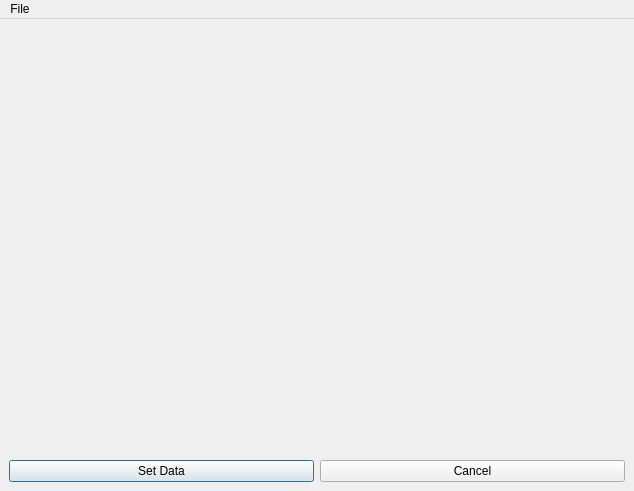
<?xml version="1.0" encoding="UTF-8"?>
<ui version="4.0">
 <class>DataInput</class>
 <widget class="QMainWindow" name="DataInput">
  <property name="geometry">
   <rect>
    <x>0</x>
    <y>0</y>
    <width>634</width>
    <height>491</height>
   </rect>
  </property>
  <property name="windowTitle">
   <string>MainWindow</string>
  </property>
  <widget class="QWidget" name="centralwidget">
   <layout class="QVBoxLayout" name="verticalLayout">
    <item>
     <widget class="QHexEdit" name="hexEdit" native="true">
      <property name="minimumSize">
       <size>
        <width>0</width>
        <height>403</height>
       </size>
      </property>
     </widget>
    </item>
    <item>
     <layout class="QHBoxLayout" name="horizontalLayout">
      <item>
       <widget class="QPushButton" name="saveButton">
        <property name="text">
         <string>Set Data</string>
        </property>
        <property name="autoDefault">
         <bool>true</bool>
        </property>
        <property name="default">
         <bool>true</bool>
        </property>
       </widget>
      </item>
      <item>
       <widget class="QPushButton" name="cancelButton">
        <property name="text">
         <string>Cancel</string>
        </property>
       </widget>
      </item>
     </layout>
    </item>
   </layout>
  </widget>
  <widget class="QMenuBar" name="menubar">
   <property name="geometry">
    <rect>
     <x>0</x>
     <y>0</y>
     <width>634</width>
     <height>22</height>
    </rect>
   </property>
   <widget class="QMenu" name="menuFile">
    <property name="title">
     <string>File</string>
    </property>
    <addaction name="actionQuit"/>
   </widget>
   <addaction name="menuFile"/>
  </widget>
  <action name="actionQuit">
   <property name="text">
    <string>Close</string>
   </property>
   <property name="shortcut">
    <string>Ctrl+W</string>
   </property>
  </action>
 </widget>
 <customwidgets>
  <customwidget>
   <class>QHexEdit</class>
   <extends>QWidget</extends>
   <header>qhexedit.h</header>
   <container>1</container>
  </customwidget>
 </customwidgets>
 <resources/>
 <connections>
  <connection>
   <sender>actionQuit</sender>
   <signal>triggered()</signal>
   <receiver>DataInput</receiver>
   <slot>close()</slot>
   <hints>
    <hint type="sourcelabel">
     <x>-1</x>
     <y>-1</y>
    </hint>
    <hint type="destinationlabel">
     <x>316</x>
     <y>245</y>
    </hint>
   </hints>
  </connection>
 </connections>
</ui>
